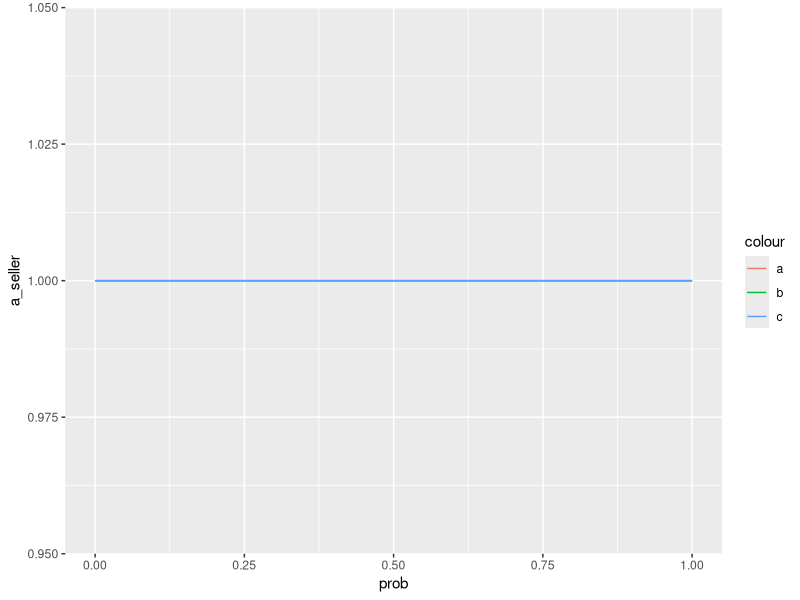
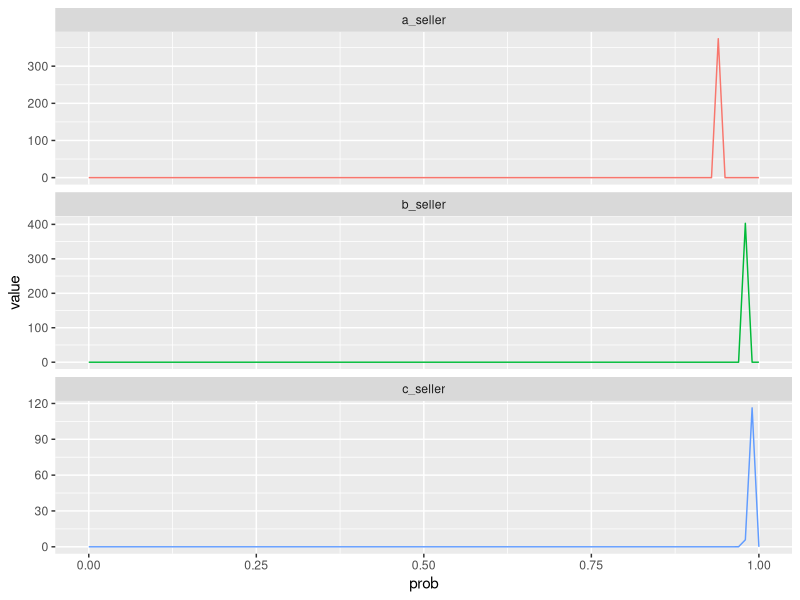
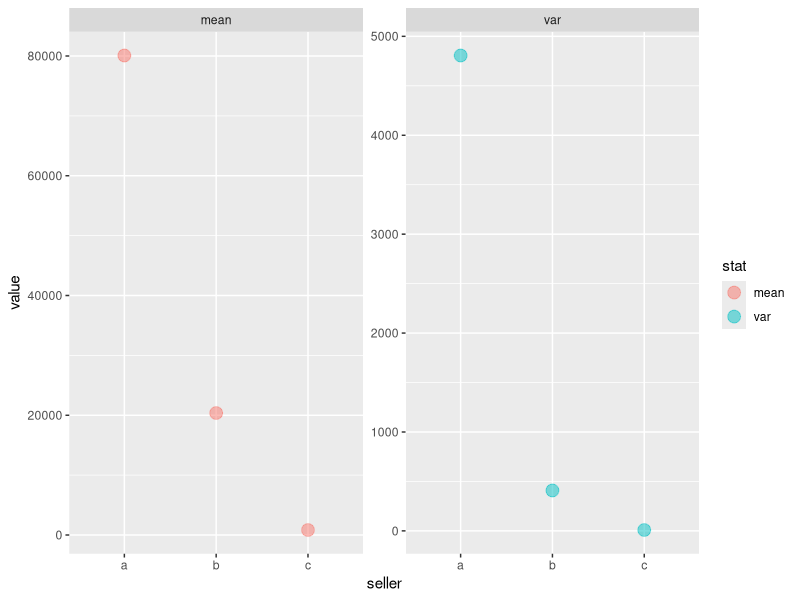

Recreate these plots in R, in order.
## ---- chunk 1
knitr::opts_chunk$set(echo = TRUE)

library(tidyverse)

## ---- chunk 2

a_pos <- round(85193 * 0.94)
a_neg <- 85193 - a_pos


b_pos <- round(20785 * 0.98)
b_neg <- 20785 - b_pos

c_pos <- round(840 * 0.99)
c_neg <- 840 - c_pos
## ---- chunk 3
#pri probabailty
seller_beta <- tibble(prob = seq(0, 1, length = 100)) %>% 
  mutate (a_seller = dbeta(prob, 1,1),
          b_seller = dbeta(prob, 1,1),
          c_seller = dbeta(prob, 1,1))

seller_beta %>%
  ggplot(aes(x=prob)) +
  geom_line(aes(y=a_seller, color="a")) +
  geom_line(aes(y=b_seller, color="b")) +
  geom_line(aes(y=c_seller, color="c")) 


## ---- chunk 4

seller_beta %>% 
  mutate (a_seller = dbeta(prob, a_pos+1,a_neg+1),
          b_seller = dbeta(prob, b_pos+1,b_neg+1),
          c_seller = dbeta(prob, c_pos+1,c_neg+1)) %>% 
  pivot_longer(cols=a_seller:c_seller, names_to = "seller") %>%
  ggplot(aes(x=prob, value, color=seller)) +
  geom_line() +
  facet_wrap(seller~., nrow=3, scales="free_y") +
  theme(legend.position = "none")



## ---- chunk 5

df <- tibble(
  a_mean = a_pos+1 /(a_pos+1 + a_neg+1 ),
  a_var = (a_pos+1)*(a_neg+1)/(a_pos+1+a_neg+1)^2*(a_pos+1 + a_neg+1 +1),
  b_mean = b_pos+1 /(b_pos+1 + b_neg+1 ),
  b_var = (b_pos+1)*(b_neg+1)/(b_pos+1+b_neg+1)^2*(b_pos+1 + b_neg+1 +1),
  c_mean = c_pos+1 /(c_pos+1 + c_neg+1 ),
  c_var = (c_pos+1)*(c_neg+1)/(c_pos+1+c_neg+1)^2*(c_pos+1 + c_neg+1 +1))


options(scipen = 99)
  
df %>%
  select(ends_with("var")) %>%
  pivot_longer(cols=a_var:c_var, names_to = "stat") %>%
  arrange(desc(value)) 

  
## ---- chunk 6
by_seller <- df %>%
  pivot_longer(cols=everything(), 
               names_to = c("seller", "stat"), 
               names_pattern="(.*)_(.*)", 
               values_to="value") 

by_seller %>%
  ggplot(aes (seller, value, color=stat)) +
  geom_point(size = 4, alpha=0.5)  + 
  facet_wrap(stat~., scale="free_y")
